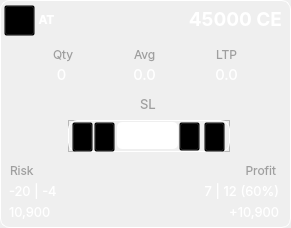
   <widget class="QFrame" name="frame_trade">
    <property name="geometry">
     <rect>
      <x>30</x>
      <y>494</y>
      <width>291</width>
      <height>228</height>
     </rect>
    </property>
    <property name="frameShape">
     <enum>QFrame::NoFrame</enum>
    </property>
    <property name="frameShadow">
     <enum>QFrame::Plain</enum>
    </property>
    <widget class="QPushButton" name="icon_trade_type">
     <property name="geometry">
      <rect>
       <x>4</x>
       <y>5</y>
       <width>31</width>
       <height>31</height>
      </rect>
     </property>
     <property name="styleSheet">
      <string notr="true">background:rgba(0, 0, 0, 0);</string>
     </property>
     <property name="text">
      <string/>
     </property>
     <property name="icon">
      <iconset>
       <normaloff>C:/Users/Admin/icons/icon_arrow_long.png</normaloff>C:/Users/Admin/icons/icon_arrow_long.png</iconset>
     </property>
     <property name="iconSize">
      <size>
       <width>26</width>
       <height>26</height>
      </size>
     </property>
    </widget>
    <widget class="QLabel" name="label_instrument">
     <property name="geometry">
      <rect>
       <x>105</x>
       <y>11</y>
       <width>177</width>
       <height>16</height>
      </rect>
     </property>
     <property name="font">
      <font>
       <family>Inter</family>
       <pointsize>14</pointsize>
       <weight>75</weight>
       <bold>true</bold>
      </font>
     </property>
     <property name="styleSheet">
      <string notr="true">color:white</string>
     </property>
     <property name="text">
      <string>45000 CE</string>
     </property>
     <property name="alignment">
      <set>Qt::AlignRight|Qt::AlignTrailing|Qt::AlignVCenter</set>
     </property>
    </widget>
    <widget class="QLabel" name="border_label">
     <property name="geometry">
      <rect>
       <x>0</x>
       <y>0</y>
       <width>291</width>
       <height>228</height>
      </rect>
     </property>
     <property name="styleSheet">
      <string notr="true">border-radius: 9px; 
border:1px solid #FFFFFF;</string>
     </property>
     <property name="text">
      <string/>
     </property>
    </widget>
    <widget class="QLabel" name="label_label_qty">
     <property name="geometry">
      <rect>
       <x>53</x>
       <y>46</y>
       <width>21</width>
       <height>16</height>
      </rect>
     </property>
     <property name="font">
      <font>
       <family>Inter</family>
      </font>
     </property>
     <property name="styleSheet">
      <string notr="true">color:#9F9F9F</string>
     </property>
     <property name="text">
      <string>Qty</string>
     </property>
    </widget>
    <widget class="QLabel" name="label_label_avg">
     <property name="geometry">
      <rect>
       <x>134</x>
       <y>46</y>
       <width>21</width>
       <height>16</height>
      </rect>
     </property>
     <property name="font">
      <font>
       <family>Inter</family>
      </font>
     </property>
     <property name="styleSheet">
      <string notr="true">color:#9F9F9F</string>
     </property>
     <property name="text">
      <string>Avg.</string>
     </property>
    </widget>
    <widget class="QLabel" name="label_3">
     <property name="geometry">
      <rect>
       <x>216</x>
       <y>46</y>
       <width>21</width>
       <height>16</height>
      </rect>
     </property>
     <property name="font">
      <font>
       <family>Inter</family>
      </font>
     </property>
     <property name="styleSheet">
      <string notr="true">color:#9F9F9F</string>
     </property>
     <property name="text">
      <string>LTP</string>
     </property>
    </widget>
    <widget class="QLabel" name="label_trade_qty">
     <property name="geometry">
      <rect>
       <x>31</x>
       <y>66</y>
       <width>61</width>
       <height>16</height>
      </rect>
     </property>
     <property name="font">
      <font>
       <family>Inter</family>
       <pointsize>11</pointsize>
       <weight>50</weight>
       <bold>false</bold>
      </font>
     </property>
     <property name="styleSheet">
      <string notr="true">color:white</string>
     </property>
     <property name="text">
      <string>0</string>
     </property>
     <property name="alignment">
      <set>Qt::AlignCenter</set>
     </property>
    </widget>
    <widget class="QLabel" name="label_avg_price">
     <property name="geometry">
      <rect>
       <x>114</x>
       <y>66</y>
       <width>61</width>
       <height>16</height>
      </rect>
     </property>
     <property name="font">
      <font>
       <family>Inter</family>
       <pointsize>11</pointsize>
       <weight>50</weight>
       <bold>false</bold>
      </font>
     </property>
     <property name="styleSheet">
      <string notr="true">color:white</string>
     </property>
     <property name="text">
      <string>0.0</string>
     </property>
     <property name="alignment">
      <set>Qt::AlignCenter</set>
     </property>
    </widget>
    <widget class="QLabel" name="label_trade_ltp">
     <property name="geometry">
      <rect>
       <x>196</x>
       <y>66</y>
       <width>61</width>
       <height>16</height>
      </rect>
     </property>
     <property name="font">
      <font>
       <family>Inter</family>
       <pointsize>11</pointsize>
       <weight>50</weight>
       <bold>false</bold>
      </font>
     </property>
     <property name="styleSheet">
      <string notr="true">color:white</string>
     </property>
     <property name="text">
      <string>0.0</string>
     </property>
     <property name="alignment">
      <set>Qt::AlignCenter</set>
     </property>
    </widget>
    <widget class="QLabel" name="label_strategy">
     <property name="geometry">
      <rect>
       <x>31</x>
       <y>4</y>
       <width>31</width>
       <height>31</height>
      </rect>
     </property>
     <property name="font">
      <font>
       <family>Inter</family>
       <pointsize>9</pointsize>
       <weight>75</weight>
       <bold>true</bold>
      </font>
     </property>
     <property name="styleSheet">
      <string notr="true">background:rgba(0, 0, 0, 0);color:white</string>
     </property>
     <property name="text">
      <string>AT</string>
     </property>
     <property name="alignment">
      <set>Qt::AlignCenter</set>
     </property>
    </widget>
    <widget class="QLabel" name="label">
     <property name="geometry">
      <rect>
       <x>140</x>
       <y>94</y>
       <width>16</width>
       <height>21</height>
      </rect>
     </property>
     <property name="font">
      <font>
       <family>Inter</family>
       <pointsize>10</pointsize>
       <weight>50</weight>
       <bold>false</bold>
      </font>
     </property>
     <property name="styleSheet">
      <string notr="true">color:#9F9F9F</string>
     </property>
     <property name="text">
      <string>SL</string>
     </property>
    </widget>
    <widget class="QLabel" name="label_profit">
     <property name="geometry">
      <rect>
       <x>148</x>
       <y>202</y>
       <width>131</width>
       <height>20</height>
      </rect>
     </property>
     <property name="font">
      <font>
       <family>Inter</family>
       <pointsize>10</pointsize>
      </font>
     </property>
     <property name="styleSheet">
      <string notr="true">color:white</string>
     </property>
     <property name="text">
      <string>+10,900</string>
     </property>
     <property name="alignment">
      <set>Qt::AlignRight|Qt::AlignTrailing|Qt::AlignVCenter</set>
     </property>
    </widget>
    <widget class="QLabel" name="label_risk">
     <property name="geometry">
      <rect>
       <x>9</x>
       <y>202</y>
       <width>131</width>
       <height>20</height>
      </rect>
     </property>
     <property name="font">
      <font>
       <family>Inter</family>
       <pointsize>10</pointsize>
      </font>
     </property>
     <property name="styleSheet">
      <string notr="true">color:white</string>
     </property>
     <property name="text">
      <string>10,900</string>
     </property>
     <property name="alignment">
      <set>Qt::AlignLeading|Qt::AlignLeft|Qt::AlignVCenter</set>
     </property>
    </widget>
    <widget class="QLabel" name="label_label_risk">
     <property name="geometry">
      <rect>
       <x>10</x>
       <y>164</y>
       <width>47</width>
       <height>13</height>
      </rect>
     </property>
     <property name="font">
      <font>
       <family>Inter</family>
      </font>
     </property>
     <property name="styleSheet">
      <string notr="true">color:#9F9F9F</string>
     </property>
     <property name="text">
      <string>Risk</string>
     </property>
    </widget>
    <widget class="QLabel" name="label_label_profit">
     <property name="geometry">
      <rect>
       <x>229</x>
       <y>164</y>
       <width>47</width>
       <height>13</height>
      </rect>
     </property>
     <property name="font">
      <font>
       <family>Inter</family>
      </font>
     </property>
     <property name="styleSheet">
      <string notr="true">color:#9F9F9F</string>
     </property>
     <property name="text">
      <string>Profit</string>
     </property>
     <property name="alignment">
      <set>Qt::AlignRight|Qt::AlignTrailing|Qt::AlignVCenter</set>
     </property>
    </widget>
    <widget class="QFrame" name="frame">
     <property name="geometry">
      <rect>
       <x>68</x>
       <y>120</y>
       <width>162</width>
       <height>32</height>
      </rect>
     </property>
     <property name="frameShape">
      <enum>QFrame::StyledPanel</enum>
     </property>
     <property name="frameShadow">
      <enum>QFrame::Raised</enum>
     </property>
     <widget class="QLabel" name="border_label_2">
      <property name="geometry">
       <rect>
        <x>0</x>
        <y>0</y>
        <width>162</width>
        <height>32</height>
       </rect>
      </property>
      <property name="styleSheet">
       <string notr="true">border-radius: 9px; 
border:1px solid #FFFFFF;</string>
      </property>
      <property name="text">
       <string/>
      </property>
     </widget>
     <widget class="QLineEdit" name="et_stoploss">
      <property name="geometry">
       <rect>
        <x>49</x>
        <y>2</y>
        <width>61</width>
        <height>27</height>
       </rect>
      </property>
      <property name="font">
       <font>
        <family>Inter</family>
        <pointsize>11</pointsize>
       </font>
      </property>
      <property name="styleSheet">
       <string notr="true">QLineEdit {
        background-color: #0000000;
        border: 1px solid #0000000;
		color:white;
		border-radius:5px;
    }</string>
      </property>
      <property name="text">
       <string>223</string>
      </property>
      <property name="alignment">
       <set>Qt::AlignCenter</set>
      </property>
     </widget>
     <widget class="QPushButton" name="btn_increase_sl">
      <property name="geometry">
       <rect>
        <x>111</x>
        <y>2</y>
        <width>21</width>
        <height>29</height>
       </rect>
      </property>
      <property name="styleSheet">
       <string notr="true">background:rgba(0, 0, 0, 0);</string>
      </property>
      <property name="text">
       <string/>
      </property>
      <property name="icon">
       <iconset>
        <normaloff>C:/Users/Admin/icons/btn_plus.png</normaloff>C:/Users/Admin/icons/btn_plus.png</iconset>
      </property>
      <property name="iconSize">
       <size>
        <width>18</width>
        <height>18</height>
       </size>
      </property>
     </widget>
     <widget class="QPushButton" name="btn_decrease_sl">
      <property name="geometry">
       <rect>
        <x>26</x>
        <y>2</y>
        <width>21</width>
        <height>30</height>
       </rect>
      </property>
      <property name="styleSheet">
       <string notr="true">background:rgba(0, 0, 0, 0);</string>
      </property>
      <property name="text">
       <string/>
      </property>
      <property name="icon">
       <iconset>
        <normaloff>C:/Users/Admin/icons/btn_minus.png</normaloff>C:/Users/Admin/icons/btn_minus.png</iconset>
      </property>
      <property name="iconSize">
       <size>
        <width>18</width>
        <height>18</height>
       </size>
      </property>
     </widget>
     <widget class="QPushButton" name="btn_edit_sl">
      <property name="geometry">
       <rect>
        <x>136</x>
        <y>2</y>
        <width>21</width>
        <height>30</height>
       </rect>
      </property>
      <property name="styleSheet">
       <string notr="true">background:rgba(0, 0, 0, 0);</string>
      </property>
      <property name="text">
       <string/>
      </property>
      <property name="icon">
       <iconset>
        <normaloff>C:/Users/Admin/icons/btn_edit_sl.png</normaloff>C:/Users/Admin/icons/btn_edit_sl.png</iconset>
      </property>
      <property name="iconSize">
       <size>
        <width>20</width>
        <height>20</height>
       </size>
      </property>
     </widget>
     <widget class="QPushButton" name="btn_auto_trail">
      <property name="geometry">
       <rect>
        <x>4</x>
        <y>2</y>
        <width>21</width>
        <height>30</height>
       </rect>
      </property>
      <property name="styleSheet">
       <string notr="true">background:rgba(0, 0, 0, 0);</string>
      </property>
      <property name="text">
       <string/>
      </property>
      <property name="icon">
       <iconset>
        <normaloff>C:/Users/Admin/icons/btn_edit_sl.png</normaloff>C:/Users/Admin/icons/btn_edit_sl.png</iconset>
      </property>
      <property name="iconSize">
       <size>
        <width>20</width>
        <height>20</height>
       </size>
      </property>
     </widget>
     <zorder>border_label_2</zorder>
     <zorder>btn_increase_sl</zorder>
     <zorder>btn_decrease_sl</zorder>
     <zorder>btn_edit_sl</zorder>
     <zorder>et_stoploss</zorder>
     <zorder>btn_auto_trail</zorder>
    </widget>
    <widget class="QLabel" name="label_risk_points">
     <property name="geometry">
      <rect>
       <x>9</x>
       <y>181</y>
       <width>131</width>
       <height>20</height>
      </rect>
     </property>
     <property name="font">
      <font>
       <family>Inter</family>
       <pointsize>10</pointsize>
      </font>
     </property>
     <property name="styleSheet">
      <string notr="true">color:white</string>
     </property>
     <property name="text">
      <string>-20 | -4</string>
     </property>
     <property name="alignment">
      <set>Qt::AlignLeading|Qt::AlignLeft|Qt::AlignVCenter</set>
     </property>
    </widget>
    <widget class="QLabel" name="label_profit_points">
     <property name="geometry">
      <rect>
       <x>148</x>
       <y>181</y>
       <width>131</width>
       <height>20</height>
      </rect>
     </property>
     <property name="font">
      <font>
       <family>Inter</family>
       <pointsize>10</pointsize>
      </font>
     </property>
     <property name="styleSheet">
      <string notr="true">color:white</string>
     </property>
     <property name="text">
      <string>7 | 12 (60%)</string>
     </property>
     <property name="alignment">
      <set>Qt::AlignRight|Qt::AlignTrailing|Qt::AlignVCenter</set>
     </property>
    </widget>
    <zorder>border_label</zorder>
    <zorder>icon_trade_type</zorder>
    <zorder>label_instrument</zorder>
    <zorder>label_label_qty</zorder>
    <zorder>label_label_avg</zorder>
    <zorder>label_3</zorder>
    <zorder>label_trade_qty</zorder>
    <zorder>label_avg_price</zorder>
    <zorder>label_trade_ltp</zorder>
    <zorder>label_strategy</zorder>
    <zorder>label</zorder>
    <zorder>label_profit</zorder>
    <zorder>label_risk</zorder>
    <zorder>label_label_risk</zorder>
    <zorder>label_label_profit</zorder>
    <zorder>frame</zorder>
    <zorder>label_risk_points</zorder>
    <zorder>label_profit_points</zorder>
   </widget>
